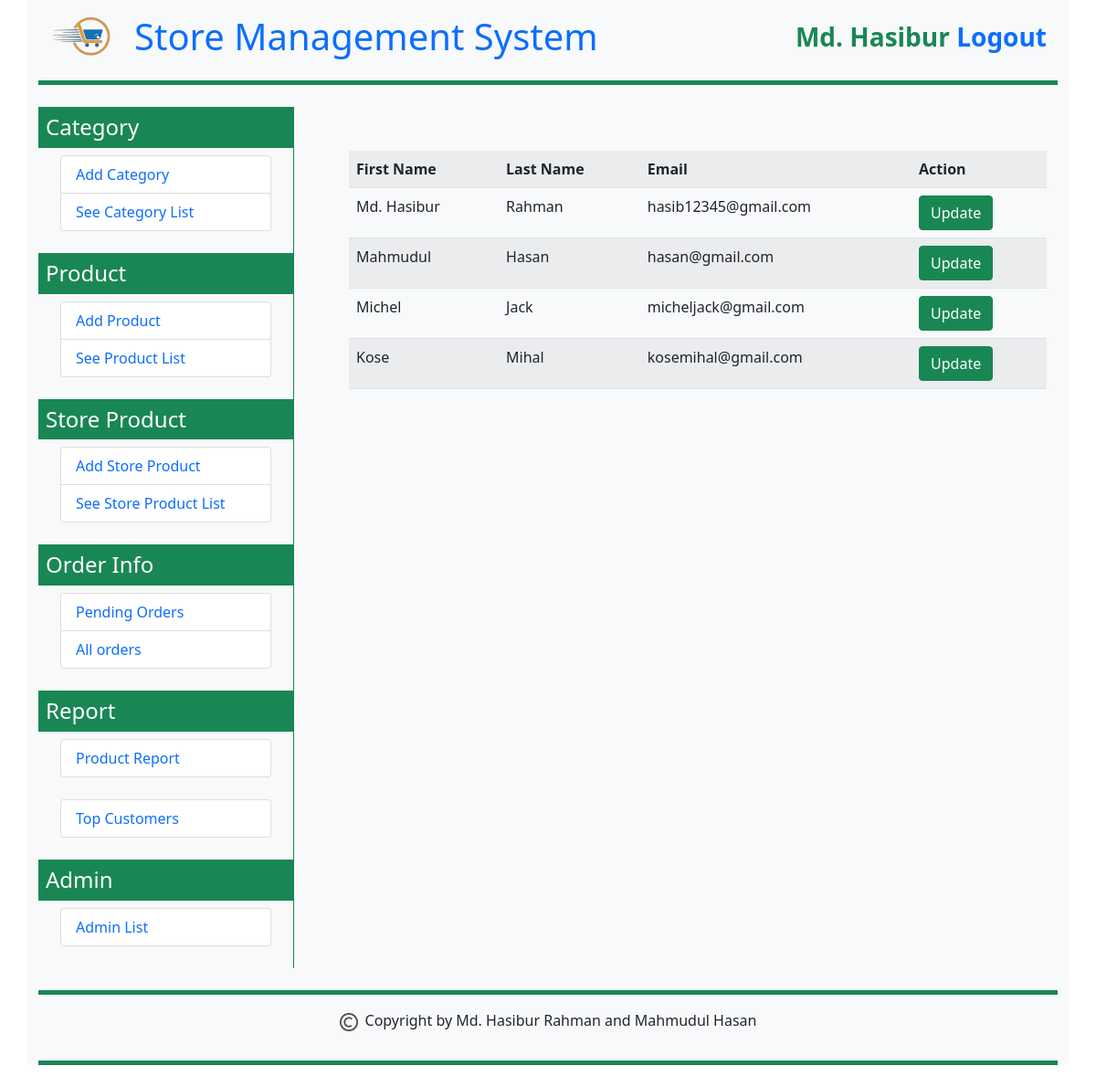
The page /sms/user_list.php (signed in) on the database its author committed.
### tables this page shows
CREATE TABLE `users` (
  `user_id` int(11) NOT NULL,
  `user_first_name` varchar(30) NOT NULL,
  `user_last_name` varchar(30) NOT NULL,
  `user_email` varchar(40) NOT NULL,
  `user_password` varchar(32) NOT NULL
);

### sms/user_list.php (the view, shortened to what this page needs)
<?php
    require('connector.php');
    $user_first_name = $_SESSION['user_first_name'];
    $user_last_name = $_SESSION['user_last_name'];
    if(!empty($user_first_name) && !empty($user_last_name)){
?>
<!DOCTYPE html>
<html>
<head>
    <link href="https://cdn.jsdelivr.net/npm/bootstrap@5.0.2/dist/css/bootstrap.min.css" rel="stylesheet">
</head>
    <body>
        <div class="container bg-light">
            <div class="container-fluid border-bottom border-success border-5 mb-4 py-3">
                <?php include('fixed_part/topbar.php'); ?>
            </div>
            <div class="container-fluid">
                <div class="row">
                    <div class="col-sm-3 bg-light p-0 m-0">
                        <?php include('fixed_part/left_part.php'); ?>
                    </div>
                    <div class="col-sm-9 border-start border-success">
                        <div class="container p-4 m-4">
                            <?php
                            $sql = "SELECT * FROM users";
                            $query = $conn->query($sql);
                            echo "<table class='table table-striped table-hover'><tr><th>First Name</th><th>Last Name</th><th>Email</th><th>Action</th></tr>";
                            while ($data = mysqli_fetch_array($query)) {
                                $user_id = $data['user_id'];
                                $user_first_name = $data['user_first_name'];
                                $user_last_name = $data['user_last_name'];
                                $user_email = $data['user_email'];
                                echo "<tr>
                                    <td>$user_first_name</td>
                                    <td>$user_last_name</td>
                                    <td>$user_email</td>
                                    <td><a href='user_update.php?id=$user_id' class='btn btn-success'>Update</td>
                                </tr>";
                            }
                            echo "</table>"
                            ?>
                        </div>
                    </div>
                </div>
            </div>
            <div class="container-fluid border-bottom border-top border-success border-5 mt-4 mb-4 py-3">
                <?php include('fixed_part/footer.php'); ?>
            </div>
        </div>
    </body>
</html>
<?php
    }
    else{
        header('location:login.php');
    }
?>

### rows shown on the page
users: user_first_name "Md. Hasibur", user_last_name "Rahman", user_email "hasib12345@gmail.com"
users: user_first_name "Mahmudul", user_last_name "Hasan", user_email "hasan@gmail.com"
users: user_first_name "Michel", user_last_name "Jack", user_email "micheljack@gmail.com"
users: user_first_name "Kose", user_last_name "Mihal", user_email "kosemihal@gmail.com"

### other values the page prints
$user_first_name "Md. Hasibur"
